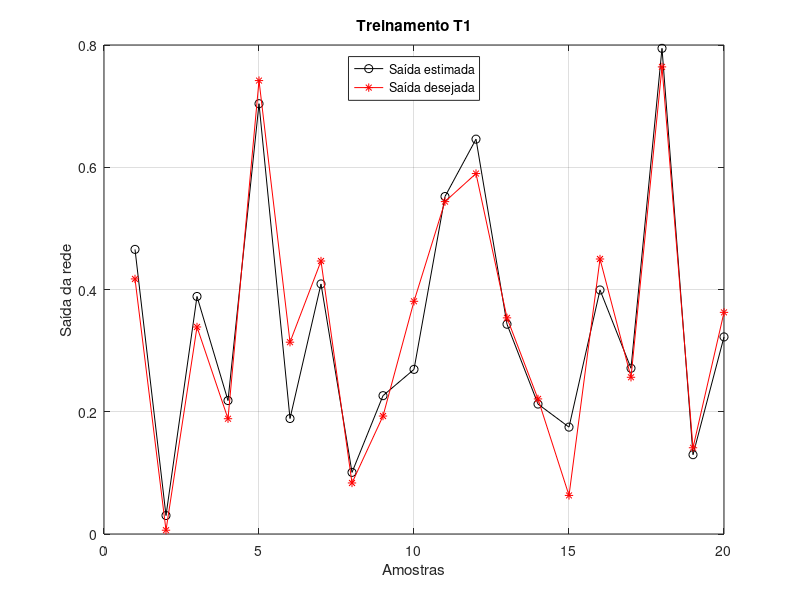
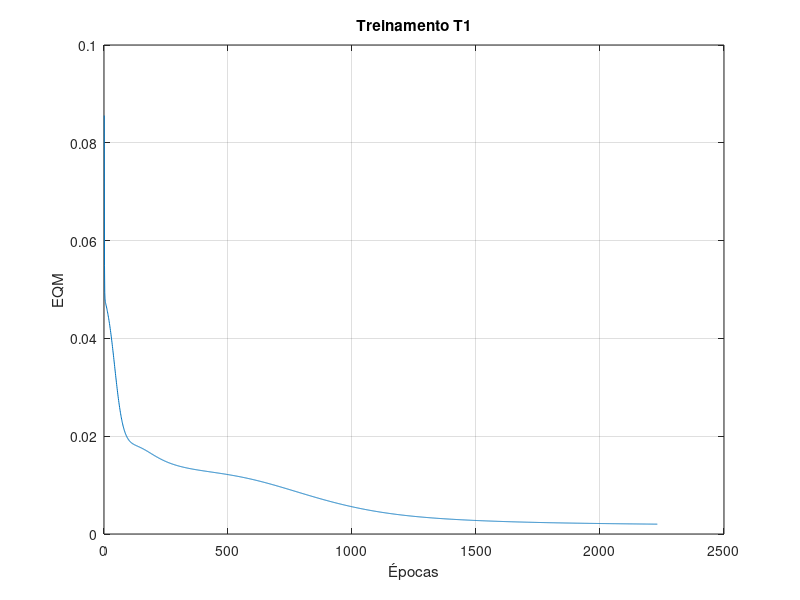

MATLAB code for these plots, in order: (Note: a time limit stopped this script after it produced the figures.)
clear,clc
ordem = input('Digite a ordem do preditor: ');
N = input('Digite a quantidade de neurônios na camada escondida: ');

for T = 1:3 % Serão realizados 3 treinamentos
    p = ordem;
    % Obter o conjunto de amostras de treinamento
    dados = load('dados_de_treinamento.dat');
    qtde_dados_treinamento = size(dados,1);

    % Inicializar as matrizes pesos W1 (Neuronios Intermediário x Entradas) e
    % W2(Neurônios saida x Neuronios Intermediários+1) aleatoriamente com
    % valores aleatórios pequenos
    neuronios_intermediarios = N; %N
    neuronios_saida = 1;
    entradas = p+1;

    w1 = random('Uniform',0,1,neuronios_intermediarios,entradas);
    w2 = random('Uniform',0,1,neuronios_saida,neuronios_intermediarios+1);

    % Taxa de aprendizagem (ta) e precisão
    ta        = 0.1;
    precisao  = 0.5*10^-6;

    % Iniciar o contador de épocas
    ep = 1;

    % Iniciar o Erro Quadrático Médio atual
    EQM = 0;

    % Laço principal
    while true
        for k = 1:qtde_dados_treinamento - p

            x = fliplr(dados(k:p+k-1)');
            x = [-1 x];
            d = dados(p+k);

         % Fase Foward
         % Nx1   Nx(p+1) (p+1)x1  Nx1              Nx1  (N+1)x1
            I1  =  w1   *   x';   Y1 = 1./(1 + exp(-I1)); Y1 = [-1; Y1];
         % 1x1 1x(N+1)(N+1)x1 1x1               1x1
            I2  = w2 * Y1;    Y2 = 1./(1 + exp(-I2));

         % Fase backward
         %Derivada da função sigmóide em I1
         % Nx1      Nx1          Nx1
            a = exp(-I1)./(1+exp(-I1)).^2;
         %Derivada da função sigmóide em I2
         % 1x1      1x1          1x1
            b = exp(-I2)./(1+exp(-I2)).^2;
         %    1x1     1x1   1x1 1x1
            delta2   = b .* (d'-Y2);
         % 1x(N+1) 1x(N+1)   1x1    1x1   1x(N+1)
            w2   =   w2  +  (ta * delta2) * Y1';
         %    Nx1     Nx1    [1x1   1xN]'
            delta1   = a .* (delta2'*w2(:,2:neuronios_intermediarios+1))';
         %  Nx(p+1)  Nx(p+1)  1x1   Nx1   1x(p+1)
            w1   =    w1   +  ta * delta1 * x;
        end

        % Obter saída da rede ajustada
        for k = 1:qtde_dados_treinamento - p
         %  Nx1   Nx(p+1)  (p+1)x1  Nx1               Nx1  (N+1)x1
            I1  =   w1   *   x';    Y1 = 1./(1 + exp(-I1)); Y1 = [-1; Y1];
         %  1x1 1x(N+1) (N+1)x1 1x1               1x1
            I2 =  w2   *  Y1;    Y2 = 1./(1 + exp(-I2));
         %  1x1            1x1 1x1
            EQ(:,k) = 0.5*((d'-Y2).^2);
        end

        % Cálculo do EQM
      % 1x1   1x1       1x1 1x1
        EQM = EQM + sum(EQ)/k;
        ep = ep + 1;
      % 1x1         1x1
        eqm(:,ep) = EQM;
        EQM = 0;
      %          1x1          1x1        1x1
        if (abs(eqm(ep) - eqm(ep-1)) < precisao)
            break
        end

    end
    disp(strcat('Treinamento T',num2str(T),' finalizado!'))

    %% Validação
    % Obter o conjunto de dados de validação
    validacao = load('dados_de_validacao.dat');
    qtde_dados_validacao = size(validacao,1);
    dados = [dados; validacao];
    quantidade_total_dados = qtde_dados_treinamento+qtde_dados_validacao;
    figure(1),plot(dados(1:qtde_dados_treinamento),'*-'),hold on
    eixo_x = qtde_dados_treinamento+1:length(dados);
    eixo_y = dados(qtde_dados_treinamento+1:length(dados));
    plot(eixo_x,eixo_y,'*-r'),grid
    legend('Treinamento','Validação')
    xlabel('Amostras'),ylabel('Saída da rede'),title(strcat('Treinamento T',num2str(T)))

    for k = qtde_dados_treinamento+1:quantidade_total_dados

        xv = fliplr(dados(k-p:k-1)');
        xv = [-1 xv];
        yv = dados(k);
        % Fase Foward
    %  Nx1   Nx(p+1) (p+1)x1   Nx1              Nx1  (N+1)x1
        I1  =  w1  *  xv';     Y1 = 1./(1 + exp(-I1)); Y1 = [-1; Y1];
    % 1x20  1x11 11x20  1x20              1x20
        I2  = w2 * Y1;    Y2(k-qtde_dados_treinamento) = 1./(1 + exp(-I2));

    end

    % Gráfico da comparação entre a saída calculada pela RNA e a desejada
    figure(2),plot(Y2,'o-k'),hold on,plot(validacao,'*-r'),grid
    legend('Saída estimada','Saída desejada','Location','north')
    xlabel('Amostras'),ylabel('Saída da rede'),title(strcat('Treinamento T',num2str(T)))
    % Salvar o gráfico
    grafico = gca;
    saveas(grafico, strcat('T', num2str(T), ' - Saídas.jpg'));

    % Gráficos do EQM
    figure(3),plot(eqm(:,2:size(eqm,2))),grid
    xlabel('Épocas'),ylabel('EQM'),title(strcat('Treinamento T',num2str(T)))
    % Salvar o gráfico do Épocas x EQM
    grafico = gca;
   saveas(figure(3), strcat('T', num2str(T), ' - EQM.jpg'), 'jpeg');

    % Dados de saída
    EQM_final = eqm(ep)
    Epocas = ep
    Saida_da_rede = Y2'
    % Erro Relativo Médio percentual ((Calculado-Real)/Real)/quantidade
    ER = 100*((validacao - Y2')./validacao); % em percentual
    ERM = sum(ER)/qtde_dados_validacao % em percentual
    % Variância do Erro Relativo (Somatório[(Xi-Xméd)^2])/N
    Variancia = var(ER) % em percentual
    % Salvar os dados finais
    save(strcat('T',num2str(T),' - Dados de saída'),...
        'EQM_final','Epocas','Saida_da_rede','ERM','Variancia')
    close all
end
